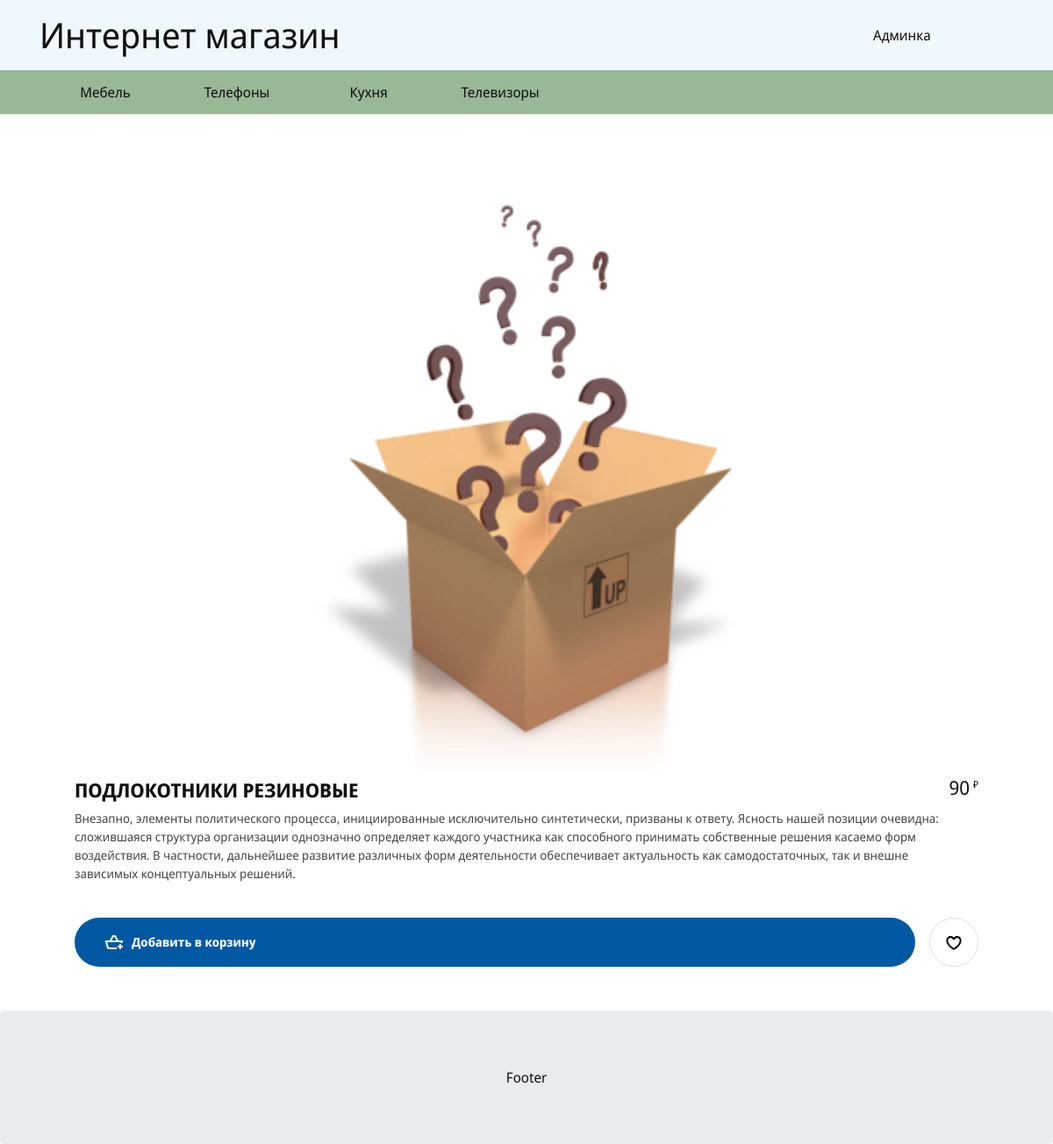
The page /card.php?prod=5 on the database its author committed.
### tables this page shows
CREATE TABLE `categories` (
  `id` int(11) NOT NULL,
  `cat_name` varchar(250) NOT NULL,
  `cat_parent` int(11) NOT NULL DEFAULT '0',
  `cat_url` varchar(250) NOT NULL,
  `meta_title` varchar(250) NOT NULL,
  `meta_descr` text NOT NULL,
  `cat_child` int(1) NOT NULL DEFAULT '0',
  `status` int(1) NOT NULL DEFAULT '1'
);

CREATE TABLE `products` (
  `id` int(11) NOT NULL,
  `prod_name` varchar(250) NOT NULL,
  `prod_descr` text NOT NULL,
  `prod_price` int(11) NOT NULL DEFAULT '0',
  `meta_title` varchar(250) NOT NULL,
  `meta_description` text NOT NULL
);

### php/db.php (called while the page is built, shortened)
<?php
class MyDB
{
	private $DB_HOSTNAME = "10.15.3.2";
	private $DB_USERNAME = 'admin';
	private $DB_PASSWORD = 'root';
	private $DB_DATABASE = 'dem-auto';
	private $link;
	private $clear = array('data' => array(), 'error' => array());
	public function __construct(){
		$host = $this->DB_HOSTNAME;
		$username = $this->DB_USERNAME;
		$password = $this->DB_PASSWORD;
		$database = $this->DB_DATABASE;
	}
	private function connect($host,$username,$password,$database){
		$this->link = new mysqli($host,$username,$password,$database);
	}
	public function myquery($query){
		if (!$result = $this->link->query($query))
			{
				return false;
			}
		return $result;
	}
	public function getCategoriesAll() {
		$this->clearOutput($output);
		$sql = "SELECT * FROM `categories` WHERE `status` = '1'";
		$res = $this->myquery($sql);
		if(is_object($res)){
			if ($res->num_rows == 0) {
			$output['error'] = "no data";
			} else {
			while ($row = $res->fetch_assoc()){
				$output['data'][$row['cat_parent']][] = $row;
				}
			}
		} else {
			$output['error'] = "res is not object";
			}
			return $output;
	}
public function getSingleProduct($prod_id){
	$this->clearOutput($output);
	$sql = "SELECT * FROM `products` WHERE `id` = $prod_id";
	$res = $this->myquery($sql);
	if(is_object($res)){
		if ($res->num_rows == 0) {
		$output['error'] = "no data";
		} else {
		while ($row = $res->fetch_assoc()){
			$row['categories'] = $this->getCategoryByProductID($prod_id);
			array_push($output['data'], $row);
			}
		}
	} else {
		$output['error'] = "res is not object";
		}
	return json_encode($output);
}
public function getCategoryByProductID($prod_id){
	$this->clearOutput($output);
	$sql = "SELECT `categories`.`cat_name` FROM `products` JOIN `product_to_cat` ON `products`.`id` = `product_to_cat`.`prod_id` JOIN `categories` ON `product_to_cat`.`cat_id` = `categories`.`id` WHERE `products`.`id` = $prod_id";
	$res = $this->myquery($sql);
	if(is_object($res)){
		if ($res->num_rows == 0) {
		$output['error'] = "no data";
		} else {
		while ($row = $res->fetch_assoc()){
			array_push($output['data'], $row['cat_name']);
			}
		}
	} else {
		$output['error'] = "res is not object";
		}
	return $output['data'];
}
	private function clearOutput(&$output = ""){
		$output = $this->clear;
	}
}
$mydb = new MyDB();

### php/functions.php (the view, shortened to what this page needs)
<?php
class Doing extends MyDB
{
	 public function outCatTree($parent_id, $level, $category_arr) {
		  if (isset($category_arr[$parent_id])) {
					 echo "<ul  style='margin-top:" . ($level * 0) . "px;' class='nav navbar level-".$level."' data-level='".$level."'>";
				foreach ($category_arr[$parent_id] as $value) {
					 echo "<li><a href=\"/?id=". $value['id'] ."&cat=".$value['cat_url']."\">".$value['cat_name']."</a>";
					 echo "</li>";
				}
				echo "</ul>";
		  }
	 }
	public function metaTitle($prod, $id){
		if($prod){
			$product =  json_decode($this->getSingleProduct($prod), true);
		}
	}
}

### card.php (shortened to what this page needs)
<?php include("template/head.php"); ?>
<?php
	if($prod_id){
		$product =  json_decode($mydb->getSingleProduct($prod_id), true);
		$product = $product['data'][0];
	}
	?>
<header class="header">
	<div class="container">
		<div class="row">
			<h1 class="col-md-6 col-lg-10 col-sm-12"><a href="/">Интернет магазин</a></h1>
			<a class="col-md-6 col-lg-2" href="http://<?php echo $_SERVER['HTTP_HOST'] ?>/admin/" class="btn-right">Админка</a>
		</div>
	</div>
</header>
<div class="catalog">
	<div class="container">
		<?php
			$category_arr = $mydb->getCategoriesAll();
			$cat_data = $category_arr['data'];
			$do->outCatTree(0, 0, $cat_data);
		?>
	</div>
</div>
<main>
	<div class="container">
		<div class="good wrapper">
			<div class="good-images">
				<div class="good-image__item">
					<img src="img/goods.png" alt="">
				</div>
			</div>
			<div class="good-item">
				<div class="good-item__section">
					<div>
						<h2 class="good-item__header"><?php echo $product['prod_name']?></h2>
						<p class="good-item__description"><?php echo $product['prod_descr']?></p>
					</div>
					<p class="good-item__price">
						<span class="good-item__price-value"><?php echo $product['prod_price']?></span>
						<span class="good-item__currency">₽</span>
					</p>
				</div>
				<div class="good-item__buttons">
					<button type="button" class="btn btn-good" data-idd="idd001">
						<span class="btn-good__label">Добавить в корзину</span>
					</button>
					<button type="button" class="btn btn-add-wishlist" data-idd="idd001">
					</button>
				</div>
			</div>
		</div>
	</div>
</main>
<?php include("template/footer.php"); ?>

### css/style.css (style rules this page uses)
html { -webkit-box-sizing: border-box; box-sizing: border-box; }
*, *::before, *::after { -webkit-box-sizing: inherit; box-sizing: inherit; }
body { min-width: 320px; margin: 0; background-color: #fff; font-family: Noto Sans, Arial, sans-serif; font-size: 16px; color: #111; line-height: 1.5; -webkit-font-smoothing: subpixel-antialiased; }
button, input { font: inherit; }
button { cursor: pointer; }
img { max-width: 100%; width: 100%; height: auto; }
a { text-decoration: none; color: inherit; }
ul { list-style: none; padding: 0; margin: 0; }
h1, h2, h3, p { padding: 0; margin: 0; }
.header { background-color: aliceblue; height: 5em; }
.header .row, .header .container { height: 100%; }
.header .row { align-items: center; }
.catalog { min-height: 2em; background-color: #9ab797; }
.navbar { justify-content: start; padding: 0; }
.catalog li { min-width: 150px; text-align: center; }
.catalog a { background-color: #9ab797 ; line-height: 50px; display: block; height: 50px; }
.level-0 { position: relative; }
.wrapper { position: relative; margin-top: 4rem; }
.good { padding-top: 2rem; }
.good-images { display: -webkit-box; display: -ms-flexbox; display: flex; -ms-flex-wrap: wrap; flex-wrap: wrap; justify-content: space-around; }
.good-image__item { width: calc(50% - 1.25rem); margin-left: .625rem; margin-right: .625rem; min-height: 500px; }
.good-item { -ms-grid-column: 9; grid-column-start: 9; -ms-grid-column-span: 4; grid-column-end: 13; padding: 0 2.5rem; }
.good-item__section { margin-bottom: 2.5rem; }
.good-item__header { font-size: 1.375rem; line-height: 1.5; font-weight: 700; text-transform: uppercase; margin-bottom: .3rem; }
.good-item__description { line-height: 1.5; letter-spacing: 0; font-weight: 400; color: #484848; font-size: .875rem; }
.good-item__price { white-space: nowrap; text-align: right; }
.good-item__section { display: -webkit-box; display: -ms-flexbox; display: flex; -webkit-box-pack: justify; -ms-flex-pack: justify; justify-content: space-between; }
.good-item__price-value { line-height: 1.1875; font-size: 1.375rem; }
.good-item__currency { line-height: .9; font-size: .6875rem; vertical-align: text-top; }
.good-item__buttons { display: -webkit-box; display: -ms-flexbox; display: flex; -webkit-box-pack: justify; -ms-flex-pack: justify; justify-content: space-between; -webkit-box-align: center; -ms-flex-align: center; align-items: center; width: 100%; }
.btn-good { margin-right: 1rem; -webkit-box-flex: 1; -ms-flex-positive: 1; flex-grow: 1; -ms-flex-negative: 1; flex-shrink: 1; position: relative; background: #0058a3; color: #fff; border-radius: 52px; padding: 0 2rem; display: -webkit-box; display: -ms-flexbox; display: flex; height: 3.5rem; -webkit-box-align: center; -ms-flex-align: center; align-items: center; }
.btn-good-svg { margin-right: .5rem; vertical-align: top; -ms-flex-negative: 0; flex-shrink: 0; display: inline-block; height: 1.5rem; width: 1.5rem; fill: #fff; }
.btn-good__label { text-align: center; border: 0; font-weight: 700; font-size: .875rem; line-height: 1.42857; }
.btn-add-wishlist { background: rgba(0, 0, 0, 0); color: #111; border-radius: 40px; padding: 0 .9375rem; border: 1px solid #dfdfdf; height: 3.5rem; width: 3.5rem; margin-left: auto; }
.btn-add-wishlist__svg { height: 1.5rem; width: 1.5rem; }

### rows shown on the page
categories: cat_name "Мебель"
categories: cat_name "Телефоны"
categories: cat_name "Кухня"
categories: cat_name "Телевизоры"
products: prod_name "ПОДЛОКОТНИКИ РЕЗИНОВЫЕ", prod_descr "Внезапно, элементы политического процесса, инициированные исключительно синтетически, призваны к ответу. Ясность нашей позиции очевидна: сложившаяся структура организации однозначно определяет каждого участника как способного принимать собственные решения касаемо форм воздействия. В частности, дальнейшее развитие различных форм деятельности обеспечивает актуальность как самодостаточных, так и внешне зависимых концептуальных решений.", prod_price "90"
